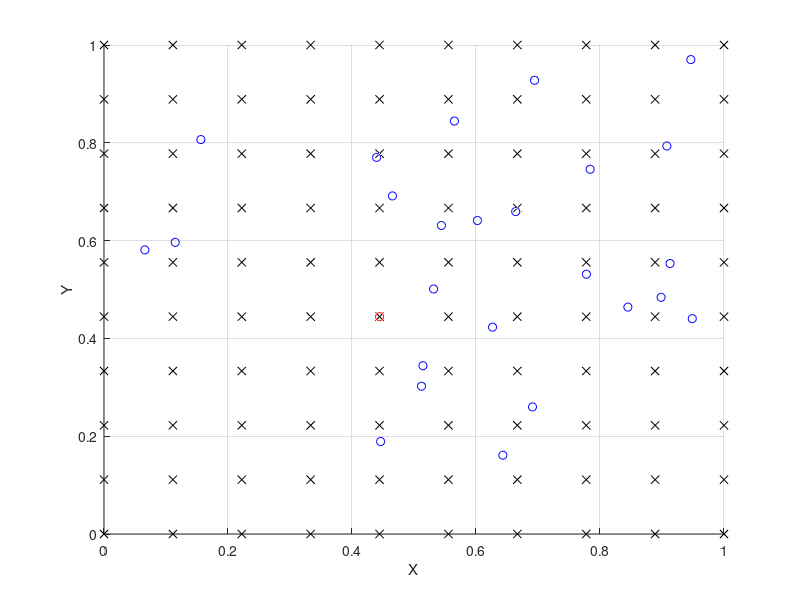

The MATLAB source for this figure:
function plotter(NUM_SENSORS)

% Plots the generated T values for a given state.  Assumes a grid 2D
% network.

close all;

% Loads some default T matrix if no parameters
if(nargin==0)
    NUM_SENSORS = 5^2;
end

% Check to see if it's something we can check
if(NUM_SENSORS == 5^2)
    genPlot(NUM_SENSORS);
elseif(NUM_SENSORS == 7^2)
    load('T7sensNetwork');
    NUM_STATES = (2*sqrt(NUM_SENSORS) - 1)^2;
    gridPlot(T,NUM_STATES,NUM_SENSORS);
elseif(NUM_SENSORS == 11^2)
    load('T11sensNetwork');
    NUM_STATES = (2*sqrt(NUM_SENSORS) - 1)^2;
    gridPlot(T,NUM_STATES,NUM_SENSORS);
elseif(NUM_SENSORS == 13^2)
    load('T13sensNetwork');
    NUM_STATES = (2*sqrt(NUM_SENSORS) - 1)^2;
    gridPlot(T,NUM_STATES,NUM_SENSORS);
else
    disp('Matrix doesnt exist for this number of sensors');
    return;
end

end

function gridPlot(T,NUM_STATES,NUM_SENSORS)

state = 21;

% Assume we're in state given.
statex = floor((state - 1)/sqrt(NUM_STATES));
statex = statex/2;
statey = mod(state - 1,sqrt(NUM_STATES));
statey = statey/2;
valueVect = T(state,:);

% Normalize valueVect... because I want to
valueVect = valueVect/sum(valueVect);

% Turn valueVect into a matrix.
Z = zeros(sqrt(NUM_SENSORS));
counter = 1;
for i=1:sqrt(NUM_SENSORS)
    for j=1:sqrt(NUM_SENSORS)
        Z(j,i) = valueVect(counter);
        counter = counter + 1;
    end
end

figure(1)
hold on;
surf((1:sqrt(NUM_SENSORS))-1,(1:sqrt(NUM_SENSORS))-1,Z);
plot3(statex,statey,max(max(Z)),'redo');
hold off;
grid on;
xlabel('X');ylabel('Y');zlabel('Value');

end

function genPlot(NUM_SENSORS)

state = 45;

if(NUM_SENSORS == 25)
    % Use
    % "save('T49state25sensRand','T','sensx','sensy','statesx','statesy')"
    % to save the file needed from an appropriate genT command.
    load('T100state25sensRand');
else
    return;
end

% Assume we're in state given.
statex = statesx(state);
statey = statesy(state);
valueVect = T(state,:);

% Normalize valueVect... because I want to
valueVect = valueVect/sum(valueVect);

figure(1)
hold on;
plot3(sensx(:),sensy(:),valueVect(:),'blueo');
plot3(statex,statey,max(max(valueVect)),'redo');
plot3(statesx(:),statesy(:),min(min(valueVect))*ones(length(statesx),1),'blackx');
hold off;
grid on;
xlabel('X');ylabel('Y');zlabel('Value');

end